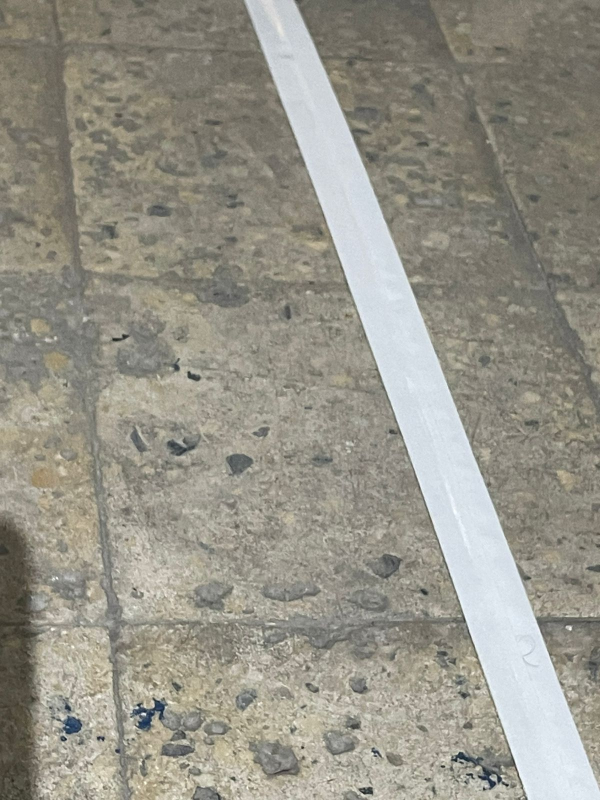
#> input picture camera_pkg/lane_pic/1.jpg, 1200 x 1600 px (shown at 1/2 size); its folder holds only this picture in this run
$ python test.py
#> lines starting #> are read from the running program, lines starting #| are printed output that depends on the picture; after the words box and inside, x2 and y2 are one past the last pixel; in counts of white or black regions, pixels touching at a corner belong together; long printed decimals are rounded
import cv2
import numpy as np
import glob
import os


def main(args=None):
    image_folder = "/home/pi5/ws2/src/camera_pkg/lane_pic"
    output_folder = "/home/pi5/ws2/src/camera_pkg/lane_results"

    os.makedirs(output_folder, exist_ok=True)

    crop_ratio = 0.80
    lower_white = np.array([0, 0, 210])
    upper_white = np.array([180, 60, 255])

    min_pixels = 500

    image_paths = glob.glob(os.path.join(image_folder, "*"))

    for path in image_paths:
        frame = cv2.imread(path)
#> frame is the input picture: shape (1600, 1200, 3); mean B, G, R 136.7, 147.5, 150

        if frame is None:
            print(f"Could not read: {path}")
            continue

        height, width, _ = frame.shape
#> height = 1600; width = 1200

        roi_start_y = int(height * (1.0 - crop_ratio))
#> roi_start_y = 319
        roi = frame[roi_start_y:height, :].copy()
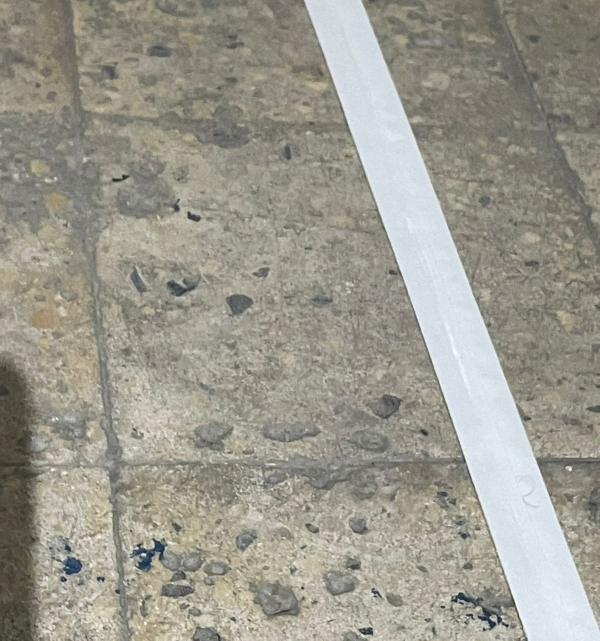
#> roi: shape (1281, 1200, 3) (shown at 1/2 size); mean B, G, R 142.2, 152.9, 155.1

        hsv = cv2.cvtColor(roi, cv2.COLOR_BGR2HSV)
#> hsv: shape (1281, 1200, 3); mean H, S, V 33.5, 27.7, 157
        mask = cv2.inRange(hsv, lower_white, upper_white)
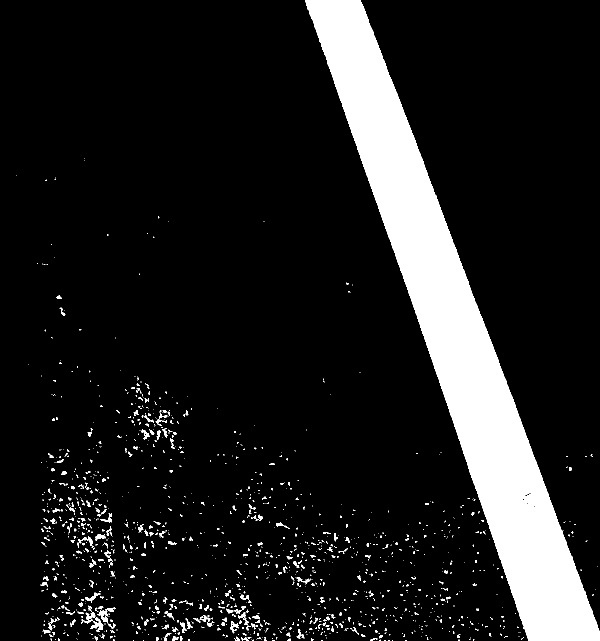
#> mask: shape (1281, 1200) (shown at 1/2 size); 12% white; 1397 white regions (1156 under 20 px), largest, box (x1, y1, x2, y2) and area: (610, 0, 1200, 1281) 167197, (180, 1235, 207, 1264) 311, (162, 1211, 191, 1247) 292

        kernel = np.ones((7, 7), np.uint8)
        mask = cv2.morphologyEx(mask, cv2.MORPH_OPEN, kernel)
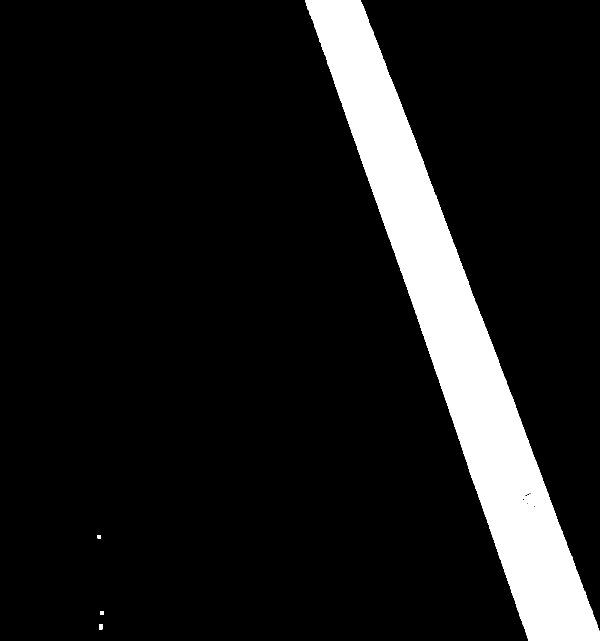
#> mask: shape (1281, 1200) (shown at 1/2 size); 10.9% white; 4 white regions, box (x1, y1, x2, y2) and area: (611, 0, 1200, 1281) 167184, (198, 1248, 205, 1259) 77, (200, 1222, 208, 1230) 63, (195, 1070, 202, 1077) 49
        mask = cv2.morphologyEx(mask, cv2.MORPH_CLOSE, kernel)
#> mask: shape (1281, 1200); 10.9% white; 4 white regions

        lane_detected = 0
        normalized_error = 0.0
        confidence = 0.0
        lane_center_x = int(width / 2)
#> lane_center_x = 600
        lane_center_y = int(roi.shape[0] / 2)
#> lane_center_y = 640

        lane_line_centers = []
        lane_line_points_y = []

        contours, _ = cv2.findContours(
            mask,
            cv2.RETR_EXTERNAL,
            cv2.CHAIN_APPROX_SIMPLE
        )
#> contours = 4 contours; box (x1, y1, x2, y2) and area: (611, 0, 1200, 1281) 165842, (198, 1248, 205, 1259) 60, (200, 1222, 208, 1230) 48, (195, 1070, 202, 1077) 36

        valid_contours = [
            c for c in contours
            if cv2.contourArea(c) > min_pixels
        ]
#> valid_contours = 1 contour; box (x1, y1, x2, y2) and area: (611, 0, 1200, 1281) 165842

        valid_contours = sorted(
            valid_contours,
            key=cv2.contourArea,
            reverse=True
        )

        selected_contours = valid_contours[:2]
#> selected_contours has the same summary as valid_contours

        for contour in selected_contours:
            cv2.drawContours(
                roi,
                [contour],
                -1,
                (0, 255, 0),
                3
            )
            contour_mask = np.zeros_like(mask)

            cv2.drawContours(
                contour_mask,
                [contour],
                -1,
                255,
                thickness=cv2.FILLED
            )

            points = contour.reshape(-1, 2)
            max_y = np.max(points[:, 1])

            red_point_y = max_y - 20

            if red_point_y < 0:
                red_point_y = max_y

            row = contour_mask[red_point_y, :]

            xs = np.where(row > 0)[0]

            if len(xs) > 0:
                left_x = int(xs[0])
                right_x = int(xs[-1])

                line_center_x = int((left_x + right_x) / 2)

                lane_line_centers.append(line_center_x)
                lane_line_points_y.append(red_point_y)

                cv2.circle(roi, (left_x, red_point_y), 6, (255, 0, 255), -1)
                cv2.circle(roi, (right_x, red_point_y), 6, (255, 0, 255), -1)
                cv2.circle(roi, (line_center_x, red_point_y), 10, (0, 0, 255), -1)
#> this loop made 1 pass
#> (max_y, left_x, right_x, line_center_x) on pass 1: (1280, 1050, 1199, 1124)
#> contour_mask: shape (1281, 1200); 10.9% white; 1 white region, box (x1, y1, x2, y2) and area: (611, 0, 1200, 1281) 167251
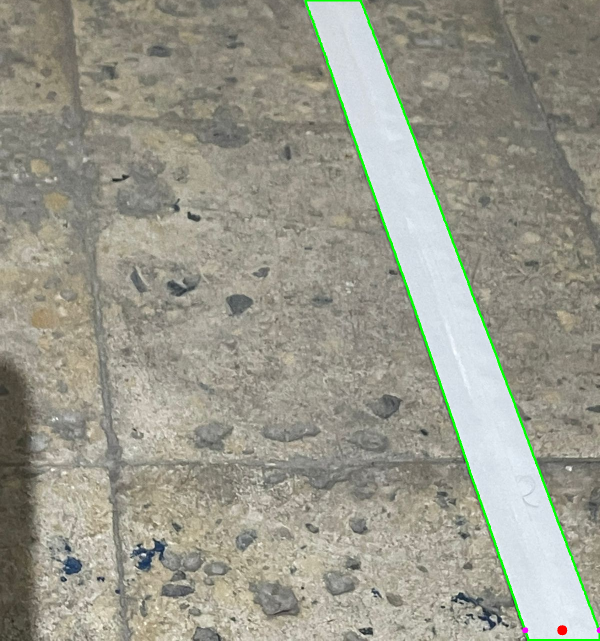
#> roi: shape (1281, 1200, 3) (shown at 1/2 size); 0.9% of pixels changed, all inside (x1, y1, x2, y2) = (609, 0, 1200, 1281)
#> after the loop, lane_line_centers = [1124]; lane_line_points_y = [1260]

        if len(lane_line_centers) == 2:
            lane_center_x = int((lane_line_centers[0] + lane_line_centers[1]) / 2)
            lane_center_y = int((lane_line_points_y[0] + lane_line_points_y[1]) / 2)
            confidence = 1.0
            lane_detected = 1

        elif len(lane_line_centers) == 1:
            lane_center_x = lane_line_centers[0]
#> lane_center_x = 1124
            lane_center_y = lane_line_points_y[0]
#> lane_center_y = 1260
            confidence = 0.7
            lane_detected = 1

        image_center_x = width / 2.0
#> image_center_x = 600
        normalized_error = (lane_center_x - image_center_x) / image_center_x
#> normalized_error = 0.873

        if lane_detected == 1:
            cv2.circle(
                roi,
                (lane_center_x, lane_center_y),
                14,
                (255, 0, 255),
                -1
            )
#> roi: shape (1281, 1200, 3); 0.04% of pixels changed, all inside (x1, y1, x2, y2) = (1110, 1246, 1139, 1275)

        cv2.line(
            roi,
            (width // 2, 0),
            (width // 2, roi.shape[0]),
            (255, 0, 0),
            2
        )
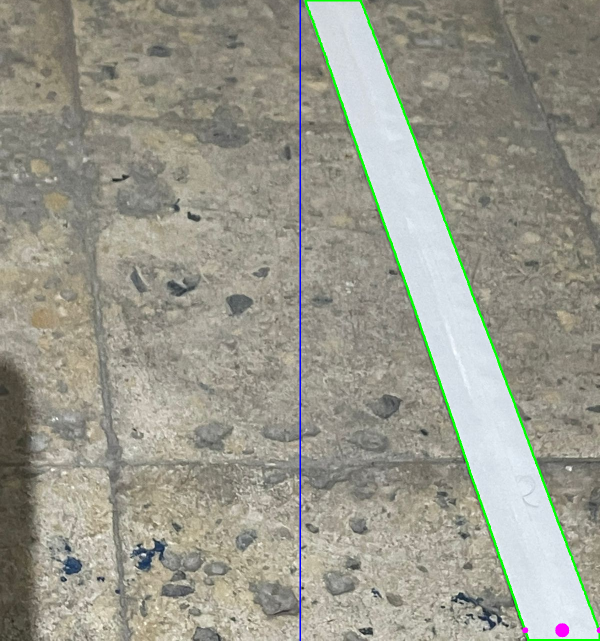
#> roi: shape (1281, 1200, 3) (shown at 1/2 size); mean B, G, R 140.7, 152.8, 153

        name = os.path.splitext(os.path.basename(path))[0]

        cv2.imwrite(os.path.join(output_folder, name + "_original.jpg"), frame)
        cv2.imwrite(os.path.join(output_folder, name + "_roi_detection.jpg"), roi)
        cv2.imwrite(os.path.join(output_folder, name + "_mask.jpg"), mask)

        print("Image:", os.path.basename(path))
        print("lane_error:", normalized_error)
#| lane_error: 0.8733
        print("confidence:", confidence)
        print("lane_detected:", lane_detected)
        print("detected_lines:", len(lane_line_centers))
#| detected_lines: 1
        print("saved to:", output_folder)
        print("--------------------")


if __name__ == '__main__':
    main()

$ run again, on camera_pkg/lane_pic/13.jpeg
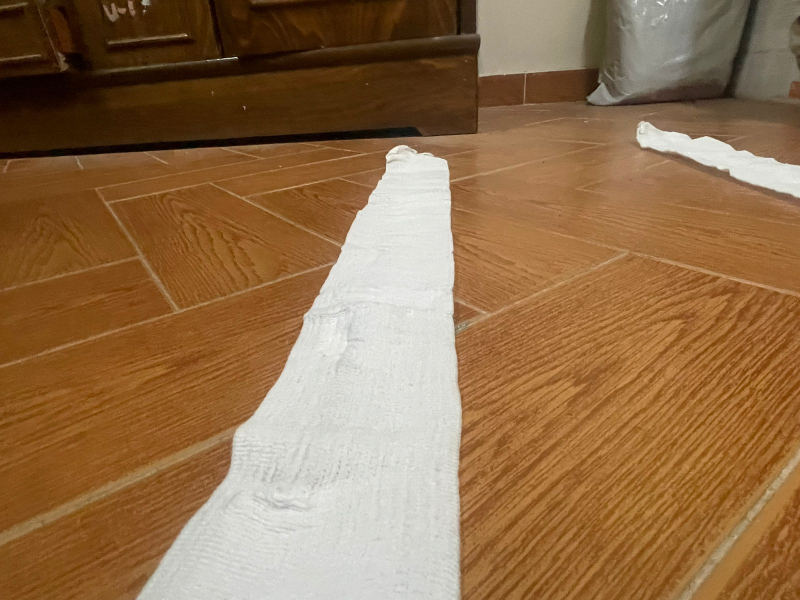
#> input picture camera_pkg/lane_pic/13.jpeg, 1600 x 1200 px (shown at 1/2 size)
#> in main, frame is the input picture: shape (1200, 1600, 3); mean B, G, R 75.3, 111, 145.7
#> hsv: shape (961, 1600, 3); mean H, S, V 19.3, 138, 161.4
#> in main, `mask = cv2.morphologyEx(mask, cv2.MORPH_CLOSE, kernel)`:
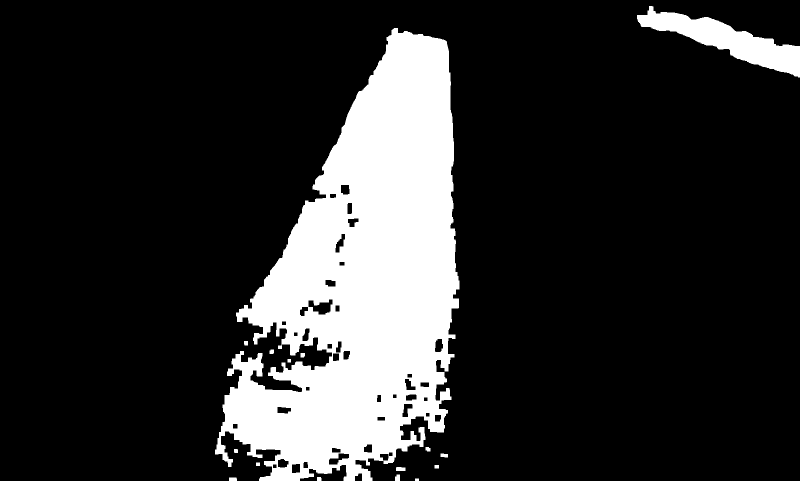
#> mask: shape (961, 1600) (shown at 1/2 size); 17.6% white; 16 white regions
#> contours = 16 contours; largest, box (x1, y1, x2, y2) and area: (430, 56, 919, 961) 259117, (1274, 12, 1600, 155) 15318, (792, 934, 811, 942) 118, (790, 949, 800, 961) 88, (881, 907, 896, 915) 83
#> valid_contours = 2 contours; box (x1, y1, x2, y2) and area: (430, 56, 919, 961) 259117, (1274, 12, 1600, 155) 15318
#> selected_contours has the same summary as valid_contours
#> the loop in main, `for contour in selected_contours:` made 2 passes
#> (max_y, left_x, right_x, line_center_x) on passes 1 to 2: (960, 544, 735, 639), (154, 1531, 1599, 1565)
#> after the loop in main, `for contour in selected_contours:`: lane_line_centers = [639, 1565]; lane_line_points_y = [940, 134]
#> in main, `lane_center_x = int((lane_line_centers[0] + lane_line_centers[1]) / 2)`: lane_center_x = 1102
#> in main, `lane_center_y = int((lane_line_points_y[0] + lane_line_points_y[1]) / 2)`: lane_center_y = 537
#> normalized_error = 0.378
#> in main, `cv2.line( roi, (width // 2, 0), (width // 2, roi.shape[0]), (255, 0, 0..`:
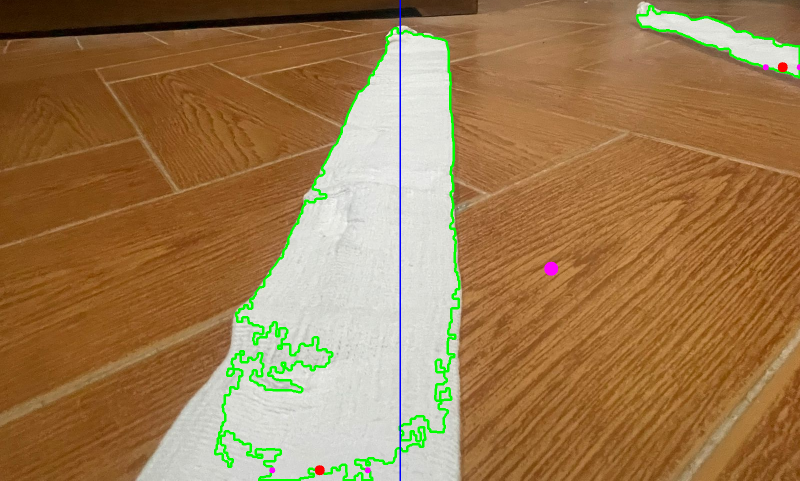
#> roi: shape (961, 1600, 3) (shown at 1/2 size); mean B, G, R 80.7, 123.3, 157.2
#| lane_error: 0.3775
#| detected_lines: 2

$ run again, on camera_pkg/lane_pic/14.jpeg
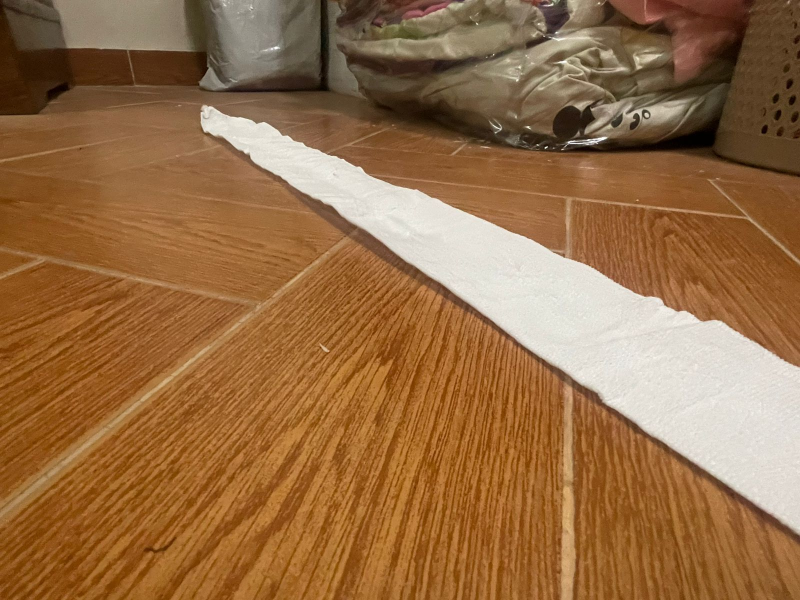
#> input picture camera_pkg/lane_pic/14.jpeg, 1600 x 1200 px (shown at 1/2 size)
#> in main, frame is the input picture: shape (1200, 1600, 3); mean B, G, R 68.4, 108.5, 149.7
#> hsv: shape (961, 1600, 3); mean H, S, V 15.5, 155.7, 161
#> in main, `mask = cv2.morphologyEx(mask, cv2.MORPH_OPEN, kernel)`:
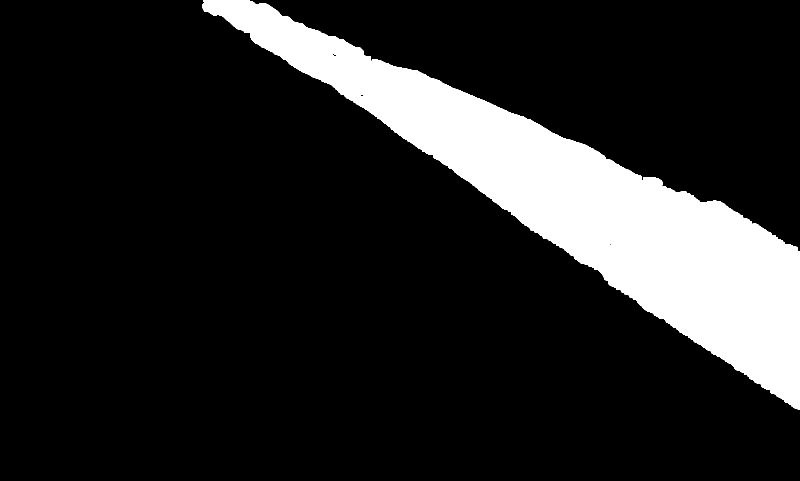
#> mask: shape (961, 1600) (shown at 1/2 size); 14.8% white; 1 white region, box (x1, y1, x2, y2) and area: (405, 0, 1600, 819) 228207
#> contours = 1 contour; box (x1, y1, x2, y2) and area: (405, 0, 1600, 819) 226850
#> valid_contours has the same summary as contours
#> selected_contours has the same summary as contours
#> the loop in main, `for contour in selected_contours:` made 1 pass
#> (max_y, left_x, right_x, line_center_x) on pass 1: (818, 1564, 1599, 1581)
#> after the loop in main, `for contour in selected_contours:`: lane_line_centers = [1581]; lane_line_points_y = [798]
#> in main, `lane_center_x = lane_line_centers[0]`: lane_center_x = 1581
#> in main, `lane_center_y = lane_line_points_y[0]`: lane_center_y = 798
#> normalized_error = 0.976
#> in main, `cv2.line( roi, (width // 2, 0), (width // 2, roi.shape[0]), (255, 0, 0..`:
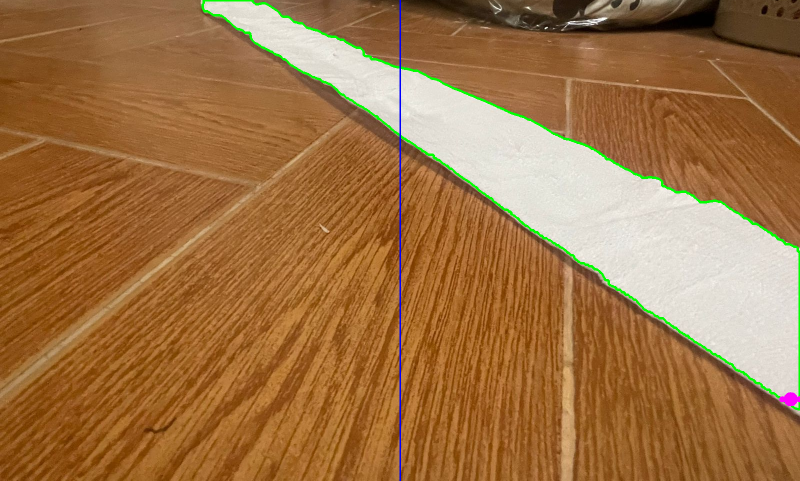
#> roi: shape (961, 1600, 3) (shown at 1/2 size); mean B, G, R 68.8, 114.8, 158.8
#| lane_error: 0.9762
#| detected_lines: 1

$ run again, on camera_pkg/lane_pic/15.jpeg
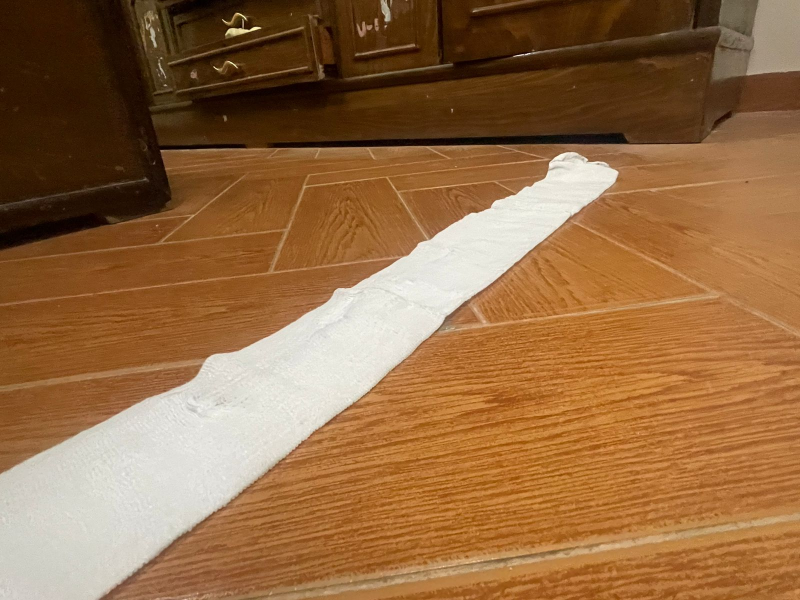
#> input picture camera_pkg/lane_pic/15.jpeg, 1600 x 1200 px (shown at 1/2 size)
#> in main, frame is the input picture: shape (1200, 1600, 3); mean B, G, R 67, 106.6, 148.4
#> hsv: shape (961, 1600, 3); mean H, S, V 16.4, 148, 167.5
#> in main, `mask = cv2.morphologyEx(mask, cv2.MORPH_CLOSE, kernel)`:
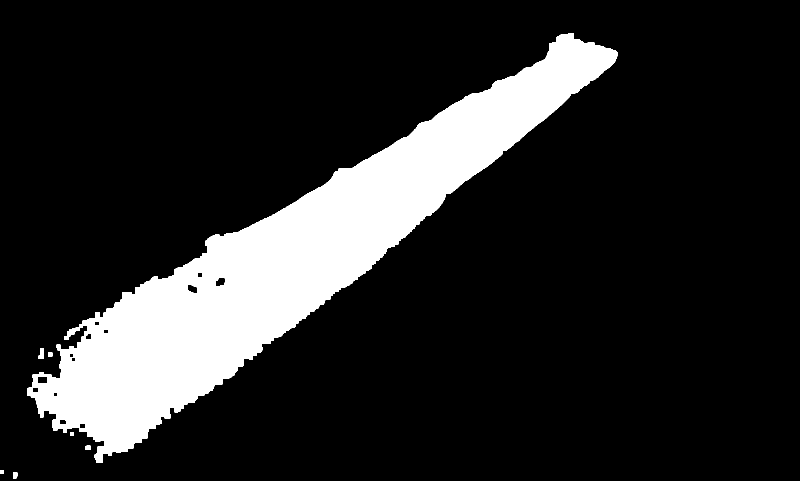
#> mask: shape (961, 1600) (shown at 1/2 size); 15.6% white; 7 white regions
#> contours = 7 contours; box (x1, y1, x2, y2) and area: (54, 66, 1235, 926) 238694, (77, 697, 88, 718) 158, (26, 945, 35, 957) 80, (170, 891, 181, 900) 74, (96, 705, 105, 713) 56, (0, 940, 8, 948) 49, (140, 865, 148, 872) 42
#> valid_contours = 1 contour; box (x1, y1, x2, y2) and area: (54, 66, 1235, 926) 238694
#> selected_contours has the same summary as valid_contours
#> the loop in main, `for contour in selected_contours:` made 1 pass
#> (max_y, left_x, right_x, line_center_x) on pass 1: (925, 195, 223, 209)
#> after the loop in main, `for contour in selected_contours:`: lane_line_centers = [209]; lane_line_points_y = [905]
#> in main, `lane_center_x = lane_line_centers[0]`: lane_center_x = 209
#> in main, `lane_center_y = lane_line_points_y[0]`: lane_center_y = 905
#> normalized_error = -0.739
#> in main, `cv2.line( roi, (width // 2, 0), (width // 2, roi.shape[0]), (255, 0, 0..`:
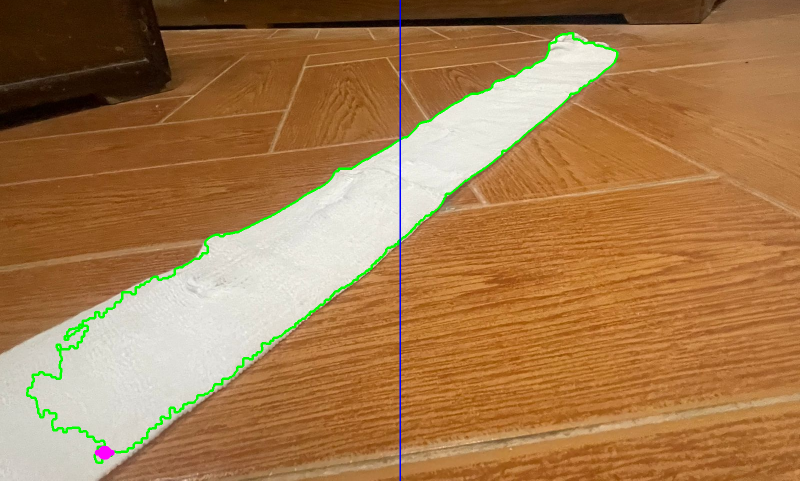
#> roi: shape (961, 1600, 3) (shown at 1/2 size); mean B, G, R 77.8, 122.4, 164.8
#| lane_error: -0.7388
#| detected_lines: 1
